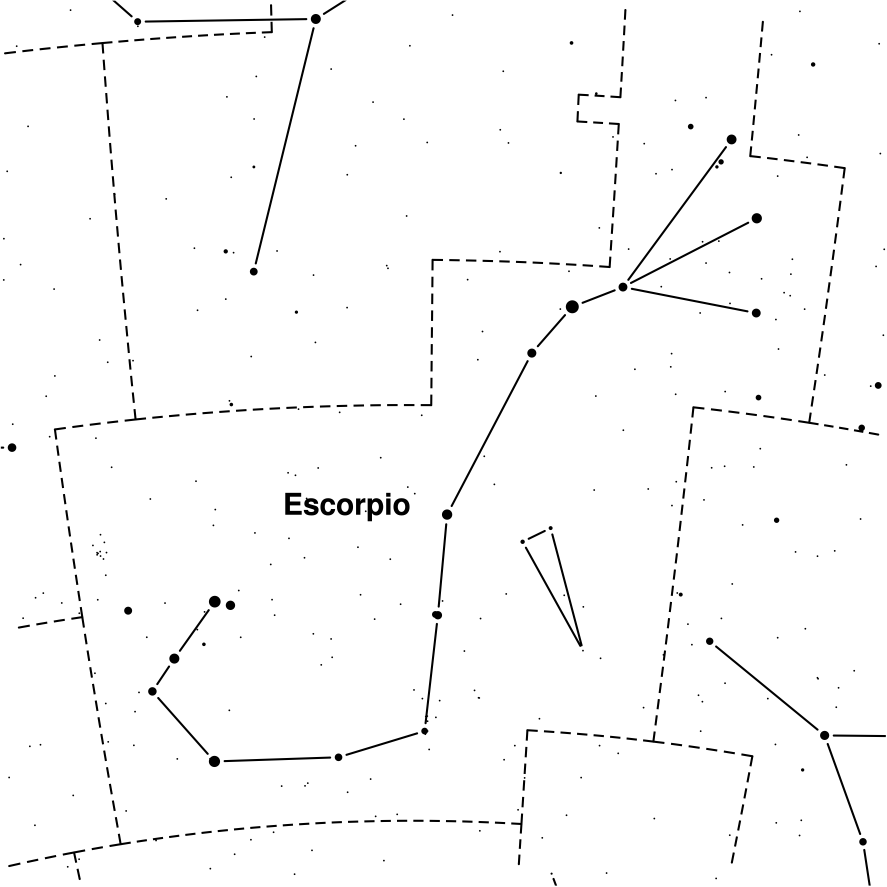
#> input picture scripts/escorpio.png, 3545 x 3545 px (shown at 1/4 size)
$ python combine_png.py
#> lines starting #> are read from the running program, lines starting #| are printed output that depends on the picture
import matplotlib.pyplot as plt
import matplotlib.image as mpimg
from matplotlib.patches import ConnectionPatch, Rectangle

# Load the full graph and the zoomed-in crop images
img_full = mpimg.imread('escorpio.png')
#> img_full is the input picture: shape (3545, 3545, 4) float32; mean R, G, B, A 0.982, 0.982, 0.982, 1
img_zoom = mpimg.imread('orion.png')
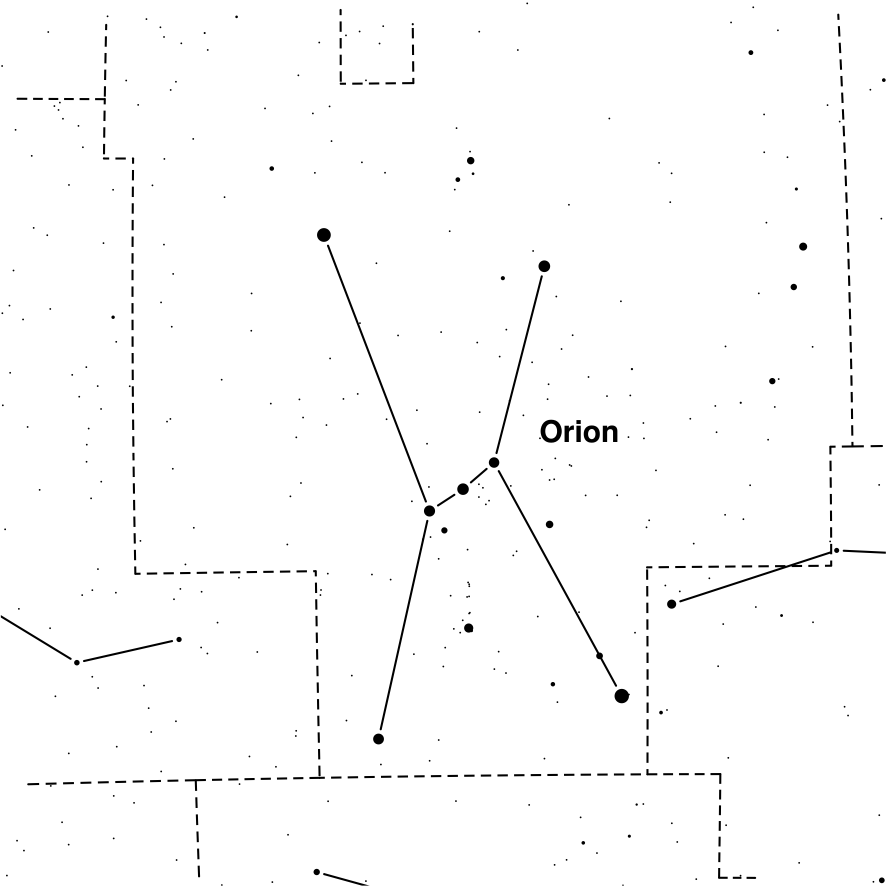
#> input picture scripts/orion.png, 3545 x 3545 px (shown at 1/4 size)
#> img_zoom is the input picture: shape (3545, 3545, 4) float32; mean R, G, B, A 0.987, 0.987, 0.987, 1

# Create the main figure
fig, ax = plt.subplots(figsize=(8, 6))

# Display the full graph and capture the extent coordinates
# This ensures we know the true pixel/coordinate boundaries for drawing the box
h, w, _ = img_full.shape
#> h = 3545; w = 3545
ax.imshow(img_full)
ax.axis('off')  # Hide axis ticks if they are already baked into the PNG

# ---- CHANGE 1: Define where the zoom source is located on the full image ----
# Adjust these coordinates to match the exact location of the target area inside 'escorpio.png'
# Coordinates format: (x_start, y_start, width, height)
zoom_box_x = 200
zoom_box_y = 150
zoom_box_w = 100
zoom_box_h = 100

# Draw a dashed bounding box over the main image source area
rect = Rectangle((zoom_box_x, zoom_box_y), zoom_box_w, zoom_box_h,
                 linewidth=1.5, edgecolor='black', facecolor='none', linestyle='--')
ax.add_patch(rect)


# Create an inset axes [left, bottom, width, height] in relative figure fractions
ax_inset = fig.add_axes([0.55, 0.55, 0.35, 0.35])

# Display the zoomed-in portion inside the inset
ax_inset.imshow(img_zoom)

# ---- CHANGE 2: Remove axis numbers/ticks from the inset ----
ax_inset.set_xticks([])
ax_inset.set_yticks([])
ax_inset.set_title('Zoomed Detail', fontsize=10)

# Add a distinctive border around the inset panel
for spine in ax_inset.spines.values():
    spine.set_color('black')
    spine.set_linewidth(2)


# ---- CHANGE 3: Create the zoom-in effect with dashed connector lines ----
# We connect the vertices of the source box (ax) to the corners of the inset box (ax_inset)
# Corner mapping coordinates: (0,0)=bottom-left, (1,0)=bottom-right, (0,1)=top-left, (1,1)=top-right

# Top-Left Connector
con1 = ConnectionPatch(xyA=(zoom_box_x, zoom_box_y), coordsA=ax.transData,
                       xyB=(0, 1), coordsB=ax_inset.transAxes,
                       linestyle="--", color="black", linewidth=1)
fig.add_artist(con1)

# Bottom-Right Connector
con2 = ConnectionPatch(xyA=(zoom_box_x + zoom_box_w, zoom_box_y + zoom_box_h), coordsA=ax.transData,
                       xyB=(1, 0), coordsB=ax_inset.transAxes,
                       linestyle="--", color="black", linewidth=1)
fig.add_artist(con2)

# Optional: Add the other two corners if your geometry needs all 4 corners connected
# Top-Right Connector
con3 = ConnectionPatch(xyA=(zoom_box_x + zoom_box_w, zoom_box_y), coordsA=ax.transData,
                       xyB=(1, 1), coordsB=ax_inset.transAxes,
                       linestyle="--", color="black", linewidth=1)
fig.add_artist(con3)

# Bottom-Left Connector
con4 = ConnectionPatch(xyA=(zoom_box_x, zoom_box_y + zoom_box_h), coordsA=ax.transData,
                       xyB=(0, 0), coordsB=ax_inset.transAxes,
                       linestyle="--", color="black", linewidth=1)
fig.add_artist(con4)


plt.savefig('combined_zoom_graph.png', bbox_inches='tight', dpi=600)
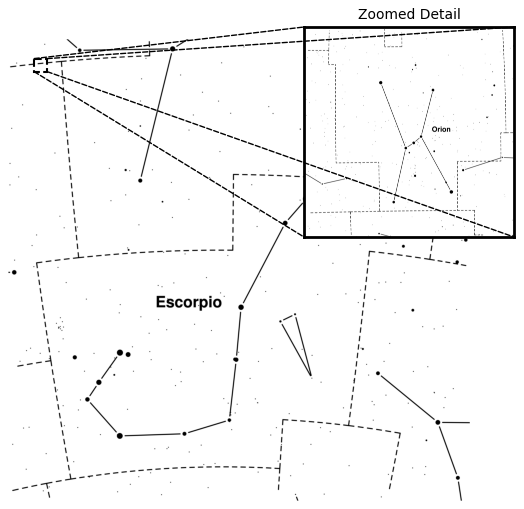
#> figure drawn by matplotlib, 2 panels
plt.show()
